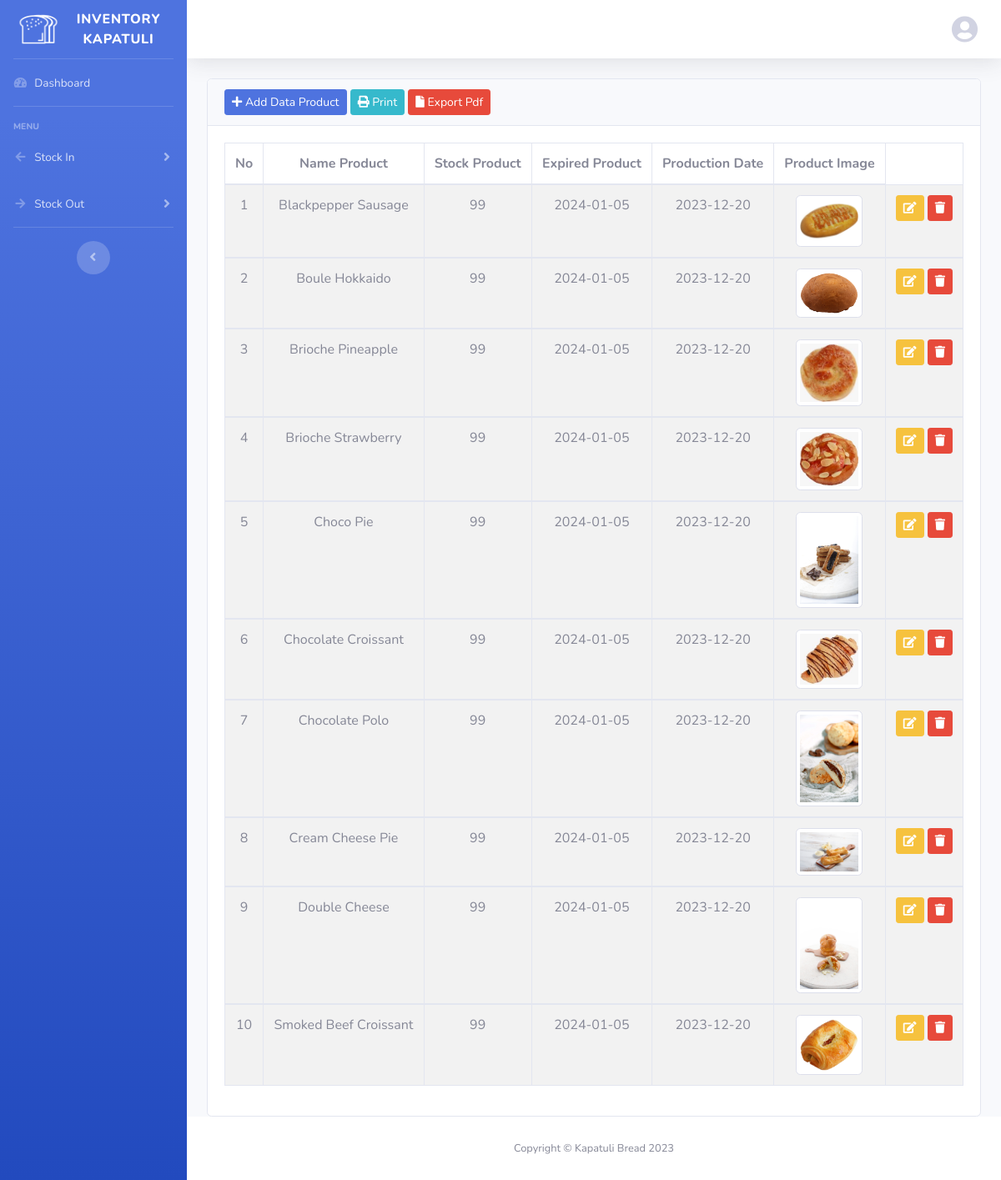
Screenshot of /index.php/products with the database file from the repository.
### tables this page shows
CREATE TABLE `products` (
  `id` int(11) NOT NULL,
  `name` varchar(250) NOT NULL,
  `stock` int(5) DEFAULT NULL,
  `image` text NULL,
  `exp_date` date DEFAULT NULL,
  `production_date` date DEFAULT NULL
);

### application/libraries/template.php (called while the page is built, shortened)
<?php
class Template {
    protected $CI;
    public function __construct() {
        $this->CI =& get_instance();
    }
    public function load($view, $data = array()) {
        $this->CI->load->view('template/header', $data);
        $this->CI->load->view('template/navbar', $data);
        $this->CI->load->view($view, $data);
        $this->CI->load->view('template/footer');
    }
}

### application/controllers/Products.php (called while the page is built, shortened)
<?php
class Products extends CI_Controller
{
    public function index()
    {
        $data['title'] = 'Product';
        $data['users'] = $this->UsersModel->getUserWhere(['email' => $this->session->userdata('email')])->row_array();
        $data['products'] = $this->product_model->get_data('products')->result();
        $this->template->load('products', $data);
    }
}

### index.php (called while the page is built, shortened)
<?php
require_once BASEPATH.'core/CodeIgniter.php';

### application/models/Product_model.php (called while the page is built, shortened)
<?php
class Product_model extends CI_Model
{
    public function get_data($table, $conditions = array())
    {
        $this->db->select('*');
        $this->db->from($table);
        $query = $this->db->get();
        return $query;
    }
}

### application/views/products.php (the view, shortened to what this page needs)
<div class="container-fluid">
    <div class="card">
        <div class="card-header">
            <a href="<?= base_url('products/tambah') ?>" class="btn btn-primary btn-sm"><i class="fa fa-plus"></i> Add Data Product</a>
            <a href="<?= base_url('products/print') ?>" class="btn btn-info btn-sm"><i class="fa fa-print"></i> Print</a>
            <a href="<?= base_url('products/pdf') ?>" class="btn btn-danger btn-sm"><i class="fa fa-file"></i> Export Pdf</a>
        </div>
        <div class="card-body">
            <table id="example1" class="table table-bordered table-striped">
                <thead>
                    <tr class="text-center">
                        <th>No</th>
                        <th>Name Product</th>
                        <th>Stock Product</th>
                        <th>Expired Product</th>
                        <th>Production Date</th>
                        <th>Product Image</th>
                    </tr>
                </thead>
                <?php $no = 1;
                foreach ($products as $pdt) : ?>
                    <tbody>
                        <tr class="text-center">
                            <td><?= $no++ ?></td>
                            <td><?= $pdt->name ?></td>
                            <td><?= $pdt->stock ?></td>
                            <td><?= $pdt->exp_date ?></td>
                            <td><?= $pdt->production_date ?></td>
                            <td>
                                <picture>
                                    <source srcset="" type="image/svg+xml">
                                    <img src="<?= base_url('assets/images/product/') . $pdt->image ?>" width="80" height="80" class="img-fluid img-thumbnail" alt="...">
                                </picture>
                            </td>
                            <td>
                                <button data-toggle="modal" data-target="#edit<?= $pdt->id ?>" class="btn btn-warning btn-sm"><i class="fas fa-edit"></i></button>
                                <a href="<?= base_url('products/delete/' . $pdt->id) ?>" class="btn btn-danger btn-sm" onclick="return confirm('Apakah Anda Yakin Menghapus Product Ini?')"><i class="fas fa-trash"></i></a>
                            </td>
                        </tr>
                    </tbody>
                <?php endforeach ?>
            </table>
        </div>
    </div>
</div>

### application/views/template/header.php (shortened to what this page needs)
<!DOCTYPE html>
<html lang="en">
<head>
    <link href="<?= base_url('assets/template/vendor')?>/fontawesome-free/css/all.min.css" rel="stylesheet" type="text/css">
    <link href="<?= base_url('assets/template')?>/css/sb-admin-2.min.css" rel="stylesheet">
</head>
<body id="page-top">
    <div id="wrapper">
        <?php $this->load->view('template/sidebar') ?>
        <div id="content-wrapper" class="d-flex flex-column">
            <div id="content">

### application/views/template/sidebar.php (shortened to what this page needs)
<ul class="navbar-nav bg-gradient-primary sidebar sidebar-dark accordion" id="accordionSidebar">
    <a class="sidebar-brand d-flex align-items-center justify-content-center" href="<?= base_url('/dashboard') ?>">
        <img src="<?= base_url('assets/template/img/bread-white.png') ?>" width="60" height="60">
        <div class="sidebar-brand-text mx-3">Inventory Kapatuli</div>
    </a>
    <hr class="sidebar-divider my-0">
    <li class="nav-item <?= $this->uri->uri_string() == 'dashboard' ? 'active' : '' ?>">
        <a class="nav-link" href="<?= base_url('/dashboard') ?>">
            <i class="fas fa-fw fa-tachometer-alt"></i>
            <span>Dashboard</span></a>
    </li>
    <hr class="sidebar-divider">
    <?php if ($this->session->userdata('roles_id') == 1) : ?>
        <div class="sidebar-heading">
            MASTER DATA
        </div>
        <li class="nav-item <?= $this->uri->uri_string() == 'supplier' ? 'active' : '' ?>">
            <a class="nav-link" href="<?= base_url('supplier') ?>">
                <i class="fas fa-fw fa-cart-plus"></i>
                <span>Supplier</span></a>
        </li>
        <li class="nav-item <?= $this->uri->uri_string() == 'merchant' ? 'active' : '' ?>">
            <a class="nav-link" href="<?= base_url('merchant') ?>">
                <i class="fas fa-fw fa-shopping-bag"></i>
                <span>Merchant</span></a>
        </li>
        <li class="nav-item <?= $this->uri->uri_string() == 'products' ? 'active' : '' ?>">
            <a class="nav-link" href="<?= base_url('products') ?>">
                <i class="fas fa-fw fa-list"></i>
                <span>Product Kapatuli</span></a>
        </li>
        <div class="sidebar-heading">
            MENU
        </div>
        <!-- <li class="nav-item <?= $this->uri->uri_string() == 'report_delivery' ? 'active' : '' ?>">
            <a class="nav-link" href="<?= base_url('report_delivery') ?>">
                <i class="fas fa-fw fa-truck"></i>
                <span>Report Delivery</span></a>
        </li> -->
        <li class="nav-item ">
            <a class="nav-link collapsed" href="#" data-toggle="collapse" data-target="#collapseOne" aria-expanded="true" aria-controls="collapseOne">
                <i class="fas fa-fw fa-arrow-left"></i>
                <span>Stock In</span>
            </a>
            <div id="collapseOne" class="collapse" aria-labelledby="headingOne" data-parent="#accordionSidebar">
                <div class="bg-white py-2 collapse-inner rounded">
                    <h6 class="collapse-header">STOCK IN MENU</h6>
                    <a class="collapse-item <?= $this->uri->uri_string() == 'supplier_product' ? 'active' : '' ?>" href="<?= base_url('supplier_product') ?>">Supplier Product</a>
                    <a class="collapse-item <?= $this->uri->uri_string() == 'inventaris_pendataan' ? 'active' : '' ?>" href="<?= base_url('inventaris_pendataan') ?>">Inventaris Pendataan</a>
                </div>
            </div>
        </li>
        <!-- <li class="nav-item">
            <a class="nav-link collapsed" href="#" data-toggle="collapse" data-target="#collapseTwo" aria-expanded="true" aria-controls="collapseTwo">
                <i class="fas fa-fw fa-arrow-right"></i>
                <span>Stock Out</span>
            </a>
            <div id="collapseTwo" class="collapse" aria-labelledby="headingTwo" data-parent="#accordionSidebar">
                <div class="bg-white py-2 collapse-inner rounded">
                    <h6 class="collapse-header">STOCK OUT MENU</h6>
                    <a class="collapse-item <?= $this->uri->uri_string() == 'supplier_product' ? 'active' : '' ?>" href="<?= base_url('supplier_product') ?>">Supplier Product</a>
                    <a class="collapse-item <?= $this->uri->uri_string() == 'inventaris_pendataan_out' ? 'active' : '' ?>" href="<?= base_url('inventaris_pendataan_out') ?>">Inventaris Pendataan</a>
                </div>
            </div>
        </li> -->
        <li class="nav-item <?= $this->uri->uri_string() == 'inventaris_pendataan_out' ? 'active' : '' ?>">
            <a class="nav-link" href="<?= base_url('inventaris_pendataan_out') ?>">
                <i class="fas fa-fw fa-arrow-right"></i>
                <span>Stock Out</span></a>
        </li>
        <hr class="sidebar-divider">
        <div class="sidebar-heading">
            Users Management
        </div>
        <li class="nav-item <?= $this->uri->uri_string() == 'roles' ? 'active' : '' ?>">
            <a class="nav-link" href="<?= base_url('roles') ?>">
                <i class="fas fa-fw fa-key"></i>
                <span>Roles</span></a>
        </li>
        <li class="nav-item <?= $this->uri->uri_string() == 'users' ? 'active' : '' ?>">
            <a class="nav-link" href="<?= base_url('users') ?>">
                <i class="fas fa-fw fa-users"></i>
                <span>Users</span></a>
        </li>
        <hr class="sidebar-divider">
    <?php else : ?>
        <div class="sidebar-heading">
            MENU
        </div>
        <li class="nav-item">
            <a class="nav-link collapsed" href="#" data-toggle="collapse" data-target="#collapseOne" aria-expanded="true" aria-controls="collapseOne">
                <i class="fas fa-fw fa-arrow-left"></i>
                <span>Stock In</span>
            </a>
        </li>
        <li class="nav-item">
            <a class="nav-link collapsed" href="#" data-toggle="collapse" data-target="#collapseTwo" aria-expanded="true" aria-controls="collapseTwo">
                <i class="fas fa-fw fa-arrow-right"></i>
                <span>Stock Out</span>
            </a>
        </li>
        <hr class="sidebar-divider">
    <?php endif; ?>
    <div class="text-center d-none d-md-inline">
        <button class="rounded-circle border-0" id="sidebarToggle"></button>
    </div>
</ul>

### application/views/template/navbar.php (shortened to what this page needs)
<nav class="navbar navbar-expand navbar-light bg-white topbar mb-4 static-top shadow">
    <ul class="navbar-nav ml-auto">
        <li class="nav-item dropdown no-arrow">
            <a class="nav-link dropdown-toggle" href="#" id="userDropdown" role="button"
                data-toggle="dropdown" aria-haspopup="true" aria-expanded="false">
                <i class="fa fa-user-circle fa-2x" aria-hidden="true"></i>
            </a>
        </li>
    </ul>
</nav>

### application/views/template/footer.php (shortened to what this page needs)
            </div>
            <footer class="sticky-footer bg-white">
                <div class="container my-auto">
                    <div class="copyright text-center my-auto">
                        <span>Copyright &copy; Kapatuli Bread 2023</span>
                    </div>
                </div>
            </footer>
        </div>
    </div>
</body>
</html>

### rows the page displays
products: name "Blackpepper Sausage", stock "99", exp_date "2024-01-05", production_date "2023-12-20", image (picture)
products: name "Boule Hokkaido", stock "99", exp_date "2024-01-05", production_date "2023-12-20", image (picture)
products: name "Brioche Pineapple", stock "99", exp_date "2024-01-05", production_date "2023-12-20", image (picture)
products: name "Brioche Strawberry", stock "99", exp_date "2024-01-05", production_date "2023-12-20", image (picture)
products: name "Choco Pie", stock "99", exp_date "2024-01-05", production_date "2023-12-20", image (picture)
products: name "Chocolate Croissant", stock "99", exp_date "2024-01-05", production_date "2023-12-20", image (picture)
products: name "Chocolate Polo", stock "99", exp_date "2024-01-05", production_date "2023-12-20", image (picture)
products: name "Cream Cheese Pie", stock "99", exp_date "2024-01-05", production_date "2023-12-20", image (picture)
products: name "Double Cheese", stock "99", exp_date "2024-01-05", production_date "2023-12-20", image (picture)
products: name "Smoked Beef Croissant", stock "99", exp_date "2024-01-05", production_date "2023-12-20", image (picture)
